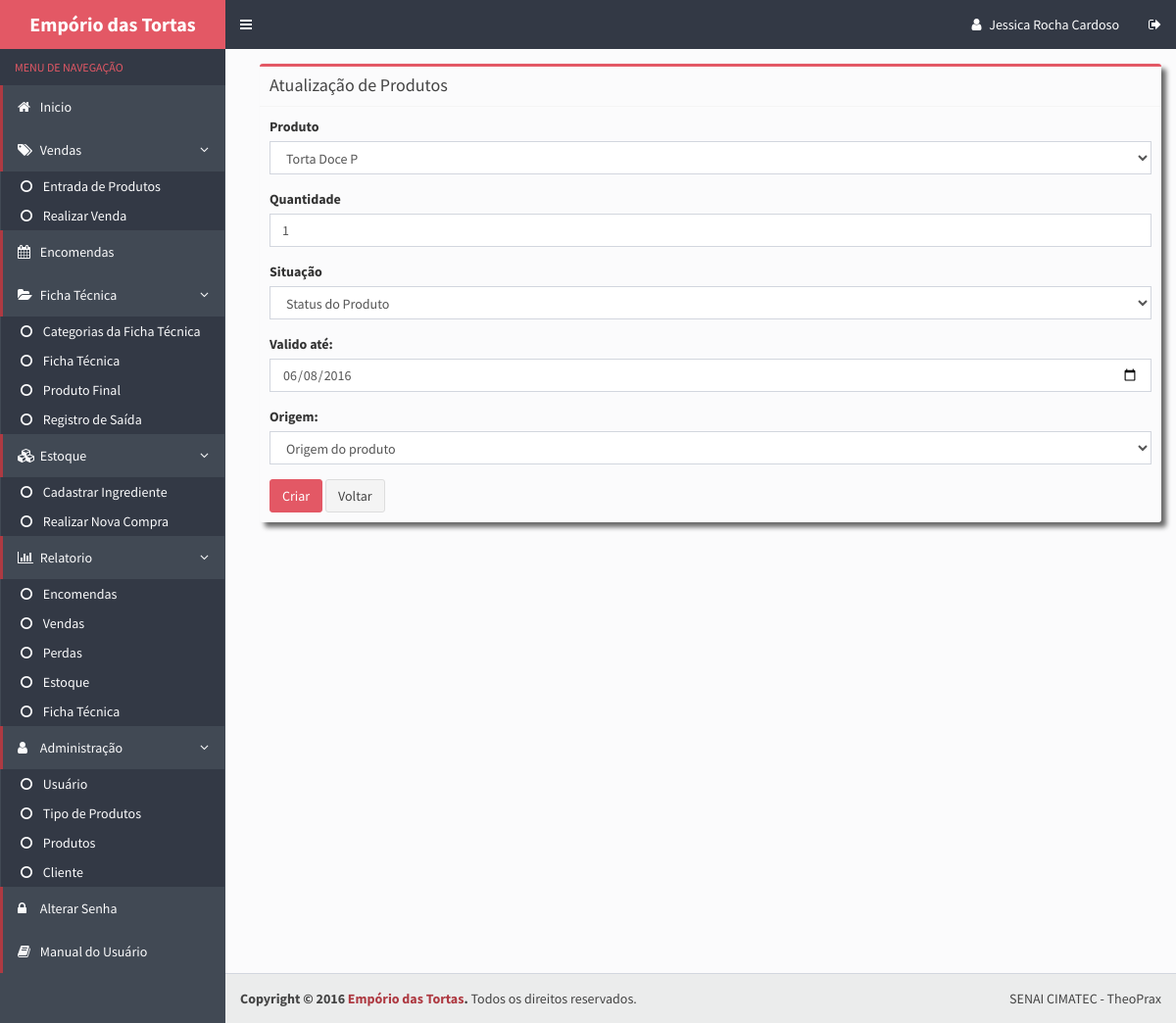
/forms/atualizar_estoqueLoja.php?id=1 (signed in), run on an earlier commit of the app's database.
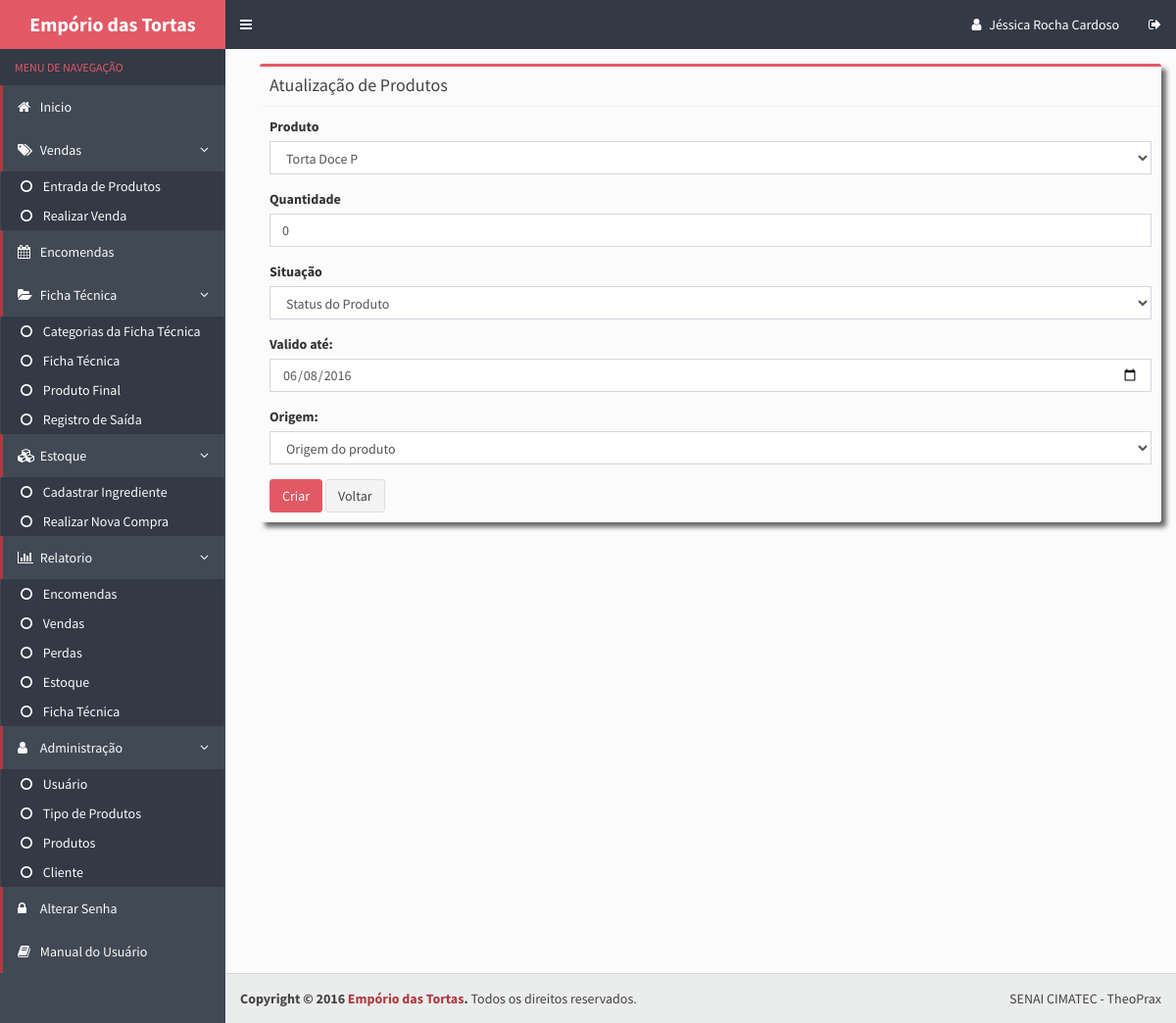
And on a later commit of the database.
### tables this page shows
CREATE TABLE IF NOT EXISTS `estoquevenda` (
  `cod_EstoqueVenda` int(11) NOT NULL AUTO_INCREMENT,
  `cod_Produto` int(11) NOT NULL,
  `quantidade` int(5) unsigned NOT NULL,
  `status` varchar(10) NOT NULL,
  `validade` date NOT NULL,
  `origem` varchar(10) NOT NULL,
  `observacao` varchar(150) DEFAULT NULL,
  `dt_perda` date DEFAULT NULL,
  PRIMARY KEY (`cod_EstoqueVenda`),
  UNIQUE KEY `cod_Produto_2` (`cod_Produto`),
  KEY `cod_Produto` (`cod_Produto`)
);

### forms/atualizar_estoqueLoja.php (the view, shortened to what the changed rows need)
<?php
	$id = null;
	if ( !empty($_GET['id'])) {
		$id = $_REQUEST['id'];
	}
		if ( !empty($_POST)) {
		$cod_Produto = $_POST['tipo_prod'];
		$quantidade = $_POST['quantidade'];
		$status = $_POST['status'];
		$validade = $_POST['validade'];
		$origem = $_POST['origem'];
		$valid = true;
			if ($valid) {
				$pdo = Database::connect();
				$pdo->setAttribute(PDO::ATTR_ERRMODE, PDO::ERRMODE_EXCEPTION);
				$sql = "UPDATE estoquevenda  set cod_Produto = ?, quantidade = ?, status = ?, validade = ?, origem = ? WHERE cod_EstoqueVenda = ?";
				$q = $pdo->prepare($sql);
				$q->execute(array($cod_Produto,$quantidade,$status,$validade,$origem,$id));
				Database::disconnect();
				header("Location: ../entrada_produto.php");
			}
	} else {
			$pdo = Database::connect();
			$pdo->setAttribute(PDO::ATTR_ERRMODE, PDO::ERRMODE_EXCEPTION);
			$sql = "SELECT estoquevenda.*,concat(produtos.nome,' ',COALESCE(produtos.tamanho,' ')) as produto FROM estoquevenda left join produtos on estoquevenda.cod_Produto=produtos.cod_produto
					where cod_EstoqueVenda = ?";
			$q = $pdo->prepare($sql);
			$q->execute(array($id));
			$data = $q->fetch(PDO::FETCH_ASSOC);
			$quantidade = $data['quantidade'];
			$validade = $data['validade'];
			}
?>
<!DOCTYPE html>
<html>
    <link rel="stylesheet" href="../bootstrap/css/bootstrap.css">
    <link rel="stylesheet" href="https://maxcdn.bootstrapcdn.com/font-awesome/4.4.0/css/font-awesome.min.css">
    <link rel="stylesheet" href="https://code.ionicframework.com/ionicons/2.0.1/css/ionicons.min.css">
    <link rel="stylesheet" href="../dist/css/AdminLTE.css">
    <link rel="stylesheet" href="../dist/css/skins/skin-blue.css">
  </head>
  <body class="hold-transition skin-blue sidebar-mini">
    <div class="wrapper">
      <?php include_once("includes/header.php") ?>
      <?php include_once("includes/menu.php") ?>
      <div class="content-wrapper">
        <section class="content">
          <div class="row">
            <div class="col-md-12">
              <div class="box box-warning">
                <div class="box-body">
                  <form action="atualizar_estoqueLoja.php?id=<?php echo $id?>" method="post" class="" >
                    <div class="form-group">
                      <label>Quantidade</label>
                      <input type="text" class="form-control" name="quantidade" required="required" value="<?php echo $quantidade;?>">
                    </div>
            <div class="form-group">
              <label>Valido até:</label>
              <input type="date" class="form-control" name="validade" id="preco" required="required" placeholder="Valor Unitário" value="<?php echo $validade;?>">
            </div>
                  </form>
                </div>
              </div>
            </div>
          </div>
        </section>
      </div>
  </body>
</html>

### forms/includes/header.php (shortened to what the changed rows need)
<header class="main-header">
        <nav class="navbar navbar-static-top" role="navigation">
          <div class="navbar-custom-menu">
            <ul class="nav navbar-nav">
              <li class="dropdown user user-menu">
                <a href="../inicio.php">
                <i class="fa fa-user"></i>
                  <span class="hidden-xs"><?php echo $_SESSION['UsuarioNome']; ?></span>
                </a>
              </li>
            </ul>
          </div>
        </nav>
      </header>

What changed in the data, as far as the page shows it:
changed estoquevenda: quantidade "1" → "0"
Also different on the page:
$_SESSION['UsuarioNome']: "Jessica Rocha Cardoso" → "Jéssica Rocha Cardoso"
